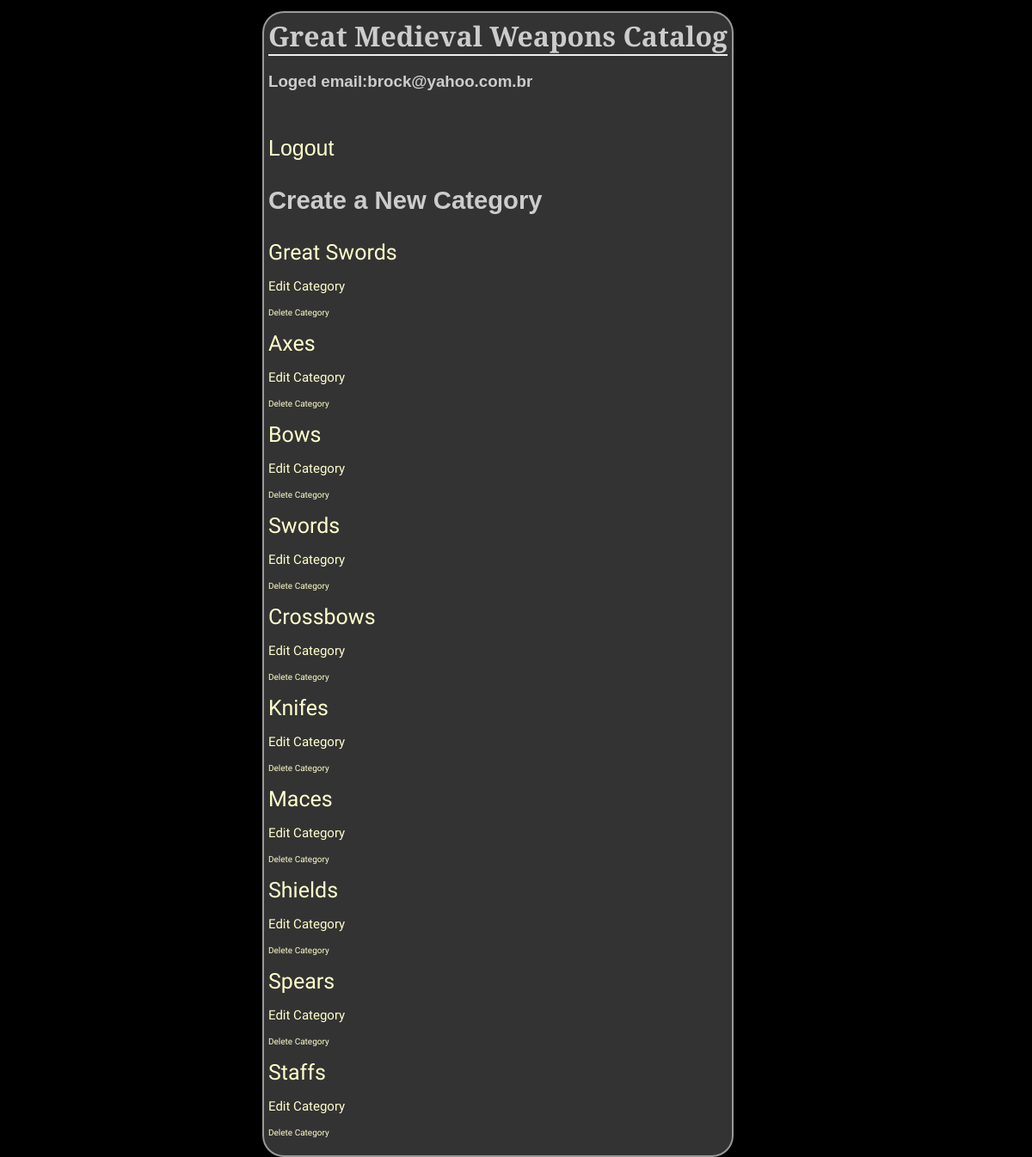
Screenshot of /weaponsGuide/2/ with the database file from the repository.
### database_setup_weapons.py (models this page shows, shortened)
class User(Base):
    __tablename__='user'
    id = Column(Integer, primary_key = True)
    email = Column(String(80), unique = True, nullable = False)
    password = Column(String(6), nullable = False)

class Categories(Base):
    __tablename__ = 'categories'
    id = Column(Integer, primary_key=True)
    name = Column(String(250), nullable=False)
    user_id = Column(Integer, ForeignKey('user.id'))
    user = relationship(User)

### finalproject.py (the view)
@app.route('/weaponsGuide/<int:user_id>/')
def showCategories(user_id):
    DBSession = sessionmaker(bind=engine)
    session = DBSession()
    categories = session.query(Categories).all()
    user = session.query(User).filter_by(id=user_id).one()
    return render_template('home.html', categories = categories, user_id = user_id,email=user.email)

### templates/home.html
<html>
<head>
<link rel=stylesheet type=text/css href="{{ url_for('static', filename='styles.css') }}">
	</head>
<body>
<div class = 'pane quarter'>
	<h1>Great Medieval Weapons Catalog</h1>
	<h3>Loged email:{{email}}</h3></br>
	<p><a href="{{url_for('logout')}}">Logout</a></p>
 <div class="itemspane">
		<a href="{{ url_for('newCategory',user_id = user_id)}}" > <h3> Create a New Category </h3> </a>
		{% for category in categories %}
		<p><a class="category" href = "{{url_for('showCat', category_id = category.id, user_id = user_id)}}">{{category.name}}</a></p>
		<p><a id="EditC" href = "{{url_for('editCategory', category_id = category.id, user_id = user_id)}}">Edit Category</a></p>
		<p> <a id="DelC" href = "{{url_for('deleteCategory', category_id = category.id, user_id = user_id)}}">Delete Category</a></p>
		{% endfor %}
	</div>
</div>
</body>
</html>

### static/styles.css (style rules this page uses)
body { font-family: sans-serif; background-color: black; }
h1, h2, h3, h4 { color: #CCCCCC; }
h1, h2 { margin: 0; }
h1 { border-bottom: 2px solid #eee; font-family: 'Cinzel', serif; }
p { color: #CCCCCC; }
a { text-decoration: none; color:#FFFFCC; font-size: 25px; font-family: Arial, Helvetica, sans-serif; }
.pane { position:absolute; left: 25%; border: 2px solid; border-radius: 25px; padding: 5px; margin: 5px; border-color: #999999; background-color: #333333; }
.category { font-family: 'Sigmar One', cursive; }
.itemspane { margin-left: auto;margin-right: auto; }
#EditC, #DelC { font-family: 'Underdog', cursive; }
#DelC { font-size: 10px; }
#EditC { font-size: 15px; }

### rows the page displays
User: email "brock@yahoo.com.br"
Categories: name "Great Swords"
Categories: name "Axes"
Categories: name "Bows"
Categories: name "Swords"
Categories: name "Crossbows"
Categories: name "Knifes"
Categories: name "Maces"
Categories: name "Shields"
Categories: name "Spears"
Categories: name "Staffs"
